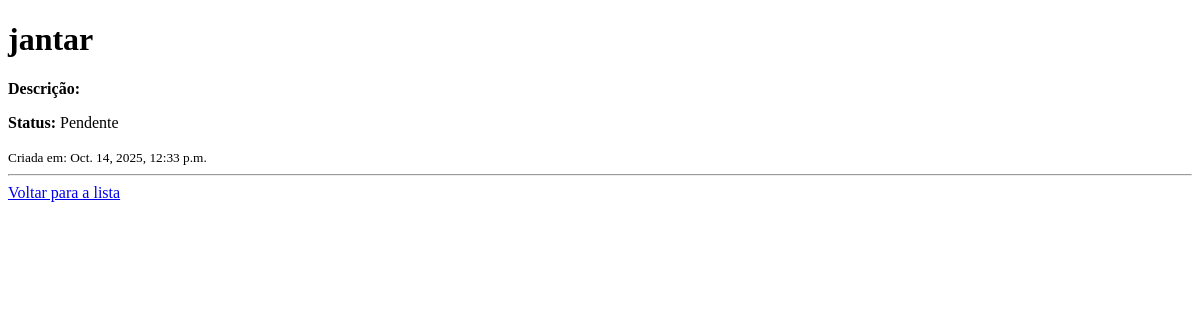
The app's page /tarefas/2/, older data.
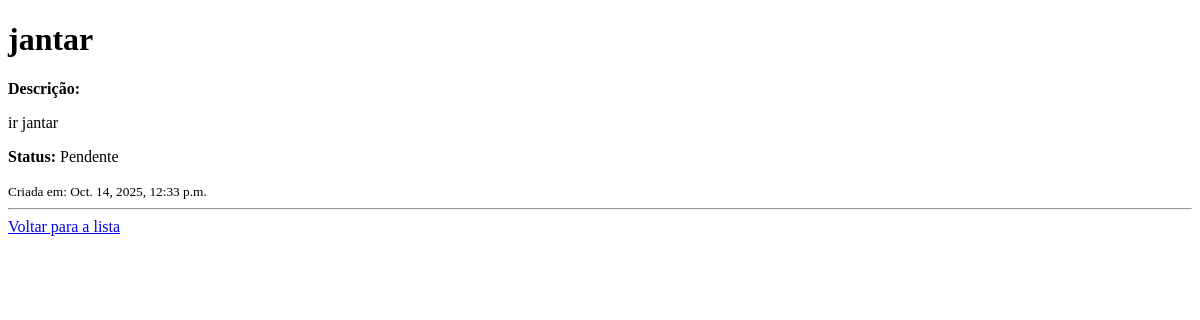
The same page, newer data.
### tarefas/models.py (models this page shows, shortened)
class Tarefa(models.Model):
    titulo = models.CharField(max_length=200)
    descricao = models.TextField(blank=True)
    concluida = models.BooleanField(default=False)
    data_criacao = models.DateTimeField(auto_now_add=True)

### tarefas/views.py (the view)
# urls.py: path('<int:tarefa_id>/', views.detalhe_tarefa, name='detalhe_tarefa'),
def detalhe_tarefa(request, tarefa_id):
    tarefa = get_object_or_404(Tarefa, pk=tarefa_id)
    return render(request, 'tarefas/detalhe.html', {'tarefa': tarefa})

### tarefas/templates/tarefas/detalhe.html (shortened to what this page needs)
<!DOCTYPE html>
<html lang="pt-br">
<head>
</head>
<body>
    <h1>{{ tarefa.titulo }}</h1>
    <p><strong>Descrição:</strong> {{ tarefa.descricao|linebreaks }}</p>
    <p><strong>Status:</strong> {% if tarefa.concluida %}Concluída{% else %}Pendente{% endif %}</p>
    <small>Criada em: {{ tarefa.data_criacao }}</small>
    <hr>
    <a href="{% url 'listar_tarefas' %}">Voltar para a lista</a>
</body>
</html>

Row changes from the older to the newer data that the page shows:
changed Tarefa "jantar": descricao (not shown) → "ir jantar"
